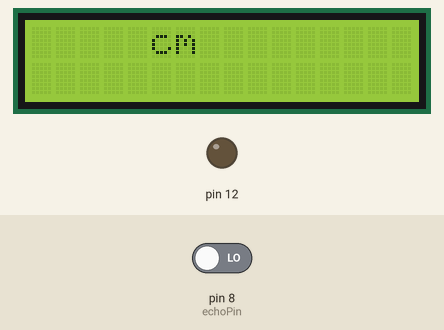
A sketch run on a simulated Arduino Uno, built with avr-gcc and run on an emulated ATmega328P. On the bench: 16×2 character LCD, output pins drawn as LEDs (lit = HIGH). Inputs (shaded band) come from the test bench; at power-on: pin 8 (echoPin) LOW. Pins used as bus, display or sensor lines are not drawn.

Above: at 0.1 s.
At 1.17 s:
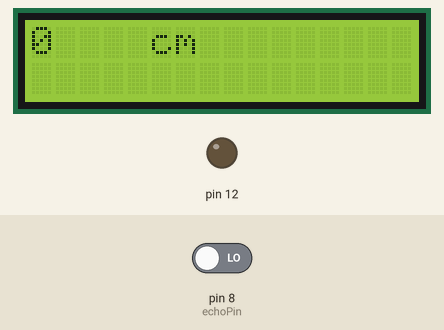
At 128.97 s:
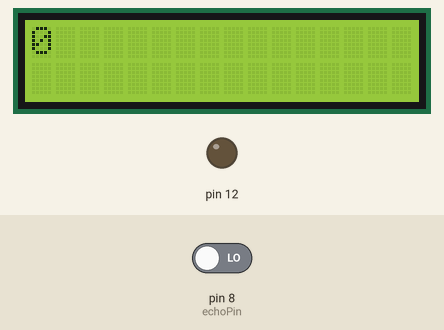

The sketch:

ult_lcd.ino
```cpp
#include <Wire.h>
#include <LiquidCrystal_I2C.h>

LiquidCrystal_I2C lcd(0x27, 16, 2);

int trigPin = 11;
int echoPin = 8;

void setup()
{
  // initialize the LCD
  lcd.begin();

  // Turn on the blacklight and print a message.
  lcd.backlight();
  lcd.clear();

  pinMode(trigPin,OUTPUT);
  pinMode(echoPin,INPUT);
 pinMode(12,OUTPUT);
 lcd.setCursor(5,0);
 lcd.print("cm");
 Serial.begin (115200);
}

void loop()
{
  // Do nothing here...
 int i;
int duration;
int distance;
digitalWrite(trigPin,LOW);
delayMicroseconds(2);
digitalWrite(trigPin,HIGH);
delayMicroseconds(10);

duration = pulseIn(echoPin,HIGH);
distance = (duration *.034)/2;


 lcd.setCursor(0,0);
 lcd.print(distance);

// lcd.setCursor(5,0);
// lcd.print("cm");
 delay(200);


  lcd.setCursor(0,1);
  lcd.print("clear");

  lcd.clear();


  lcd.setCursor(0,1);
  lcd.print("new");

   lcd.clear();


}
```
